Frame 1 (no input): blank canvas, image omitted
Frame 60 (the mouse pressed at the canvas centre just before this capture): blank canvas, image omitted
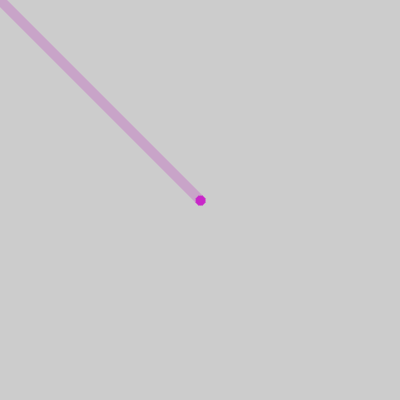
Frame 120 (the mouse held since frame 60 and released just before this capture)

The Processing sketch whose frames 1 and 60 were blank and that drew this single picture after the mouse press (run headless with seeded random() and noise(); from frame 60 on, the mouse is pressed at the canvas centre):

// Processing sketch: kawaru_haikei_sen
// ── kawaru_haikei_sen.pde
void setup() {
  size(400, 400);
  strokeWeight(10);
}

void draw() {
  if (mousePressed == true){
    stroke (mouseY, random(255), mouseX);
    line(mouseX, mouseY, pmouseX, pmouseY);
  }
}

void mouseReleased() {
  background(random(255), random(255), random(255)); 
}
